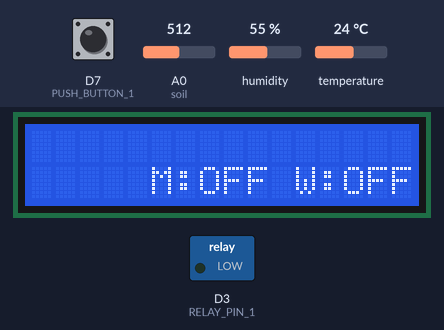
A sketch run on a simulated ESP8266 (NodeMCU). Parts: 16×2 character LCD, switched loads named in the sketch (green lamp = pin HIGH). The test bench sets the inputs (shaded band); at power-on: D7 (PUSH_BUTTON_1) HIGH, A0 (soil) = 512, temperature 24 °C, humidity 55 %. WiFi joins after 1.5 s; servers stay silent unless stated; what the sketch prints to the serial monitor is not drawn.

Above: at 6.1 s.
6.2 s: D7 (PUSH_BUTTON_1) pulled LOW for 1 s
At 8.0 s:
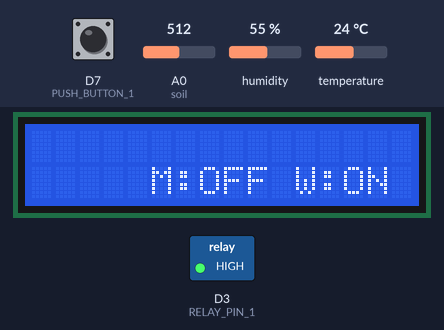
21.2 s: A0 (soil) set to 7
At 26.1 s:
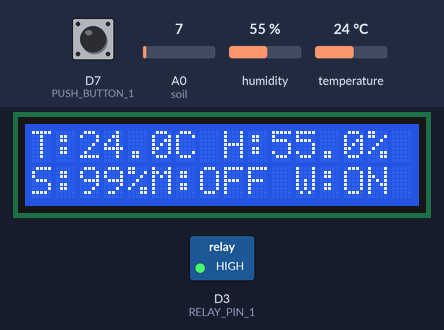
26.4 s: A0 (soil) set to 4
At 36.1 s:
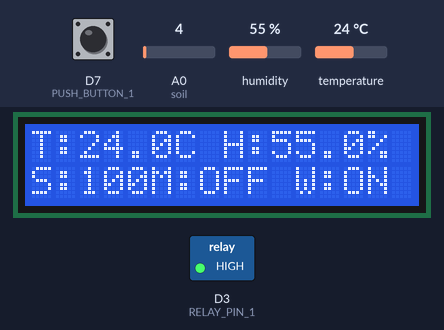
36.4 s: temperature set to 11 °C
At 50.3 s:
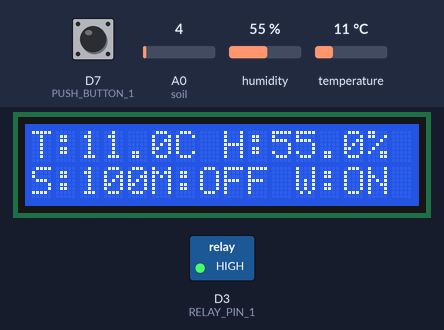
50.4 s: temperature set to 8 °C
51.9 s: D7 (PUSH_BUTTON_1) pulled LOW for 3.2 s
At 53.7 s:
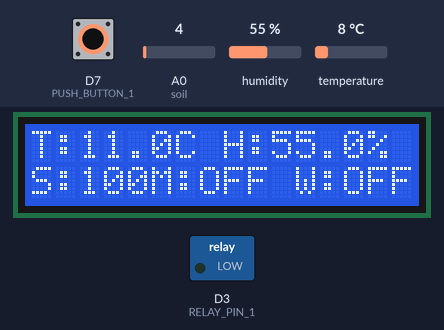
Timing chart, 0 to 55.2 s (numbered marks = the images above; inputs shaded):
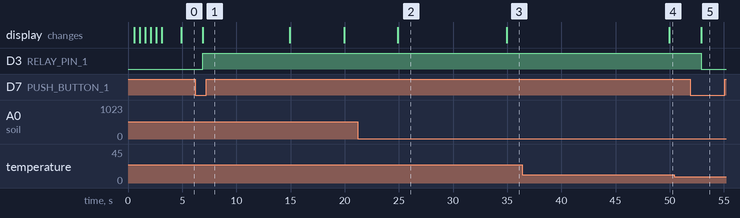

The sketch:

main.ino
```cpp
// Include the necessary libraries
#include <Wire.h>
#include <LiquidCrystal_PCF8574.h> // LCD library
#define BLYNK_TEMPLATE_ID "TMPL3ZcrN-kwX"
#define BLYNK_TEMPLATE_NAME "Smart Plant Monitoring"
#define BLYNK_AUTH_TOKEN "MvQZGZDUonHKRtxDh2utL4zBa9g6PdXl"
#define BLYNK_PRINT Serial
#include <ESP8266WiFi.h>
#include <BlynkSimpleEsp8266.h>
#include <DHT.h>

// LCD I2C address
LiquidCrystal_PCF8574 lcd(0x27);

char auth[] = "MvQZGZDUonHKRtxDh2utL4zBa9g6PdXl";
char ssid[] = "Smart Bin";
char pass[] = "7899262658";
DHT dht(D4, DHT11); // DHT sensor pin and type
BlynkTimer timer;

// Pin Definitions
#define soil A0        // Soil Moisture Sensor
#define PIR D5         // PIR Motion Sensor
#define RELAY_PIN_1 D3 // Relay
#define PUSH_BUTTON_1 D7 // Button

// Virtual Pins
#define VPIN_TEMP V10     // Virtual pin for temperature
#define VPIN_HUMIDITY V11 // Virtual pin for humidity
#define VPIN_SOIL V12     // Virtual pin for soil moisture
#define VPIN_PIR_LED V13  // Virtual pin for motion detection LED
#define VPIN_RELAY V14    // Virtual pin for relay control
#define VPIN_PIR_TOGGLE V15 // Virtual pin for PIR enable/disable

int PIR_ToggleValue = 0;
int relay1State = LOW;
int pushButton1State = HIGH;

// Previous values to detect significant changes
float prevTemp = -1.0;
float prevHumidity = -1.0;
int prevSoilMoisture = -1;
bool prevMotionState = false;

void setup() {
  Serial.begin(9600);

  // Initialize LCD
  lcd.begin(16, 2);
  lcd.setBacklight(255);
  lcd.setCursor(0, 0);
  lcd.print("  Initializing  ");
  Serial.println("Initializing System...");

  for (int a = 5; a <= 10; a++) {
    lcd.setCursor(a, 1);
    lcd.print(".");
    delay(500);
  }

  lcd.clear();
  lcd.setCursor(11, 1);
  lcd.print("W:OFF");
  Serial.println("Initialization Complete.");

  // Pin Modes
  pinMode(PIR, INPUT);
  pinMode(RELAY_PIN_1, OUTPUT);
  digitalWrite(RELAY_PIN_1, LOW);
  pinMode(PUSH_BUTTON_1, INPUT_PULLUP);

  // Blynk and sensor initialization
  Blynk.begin(auth, ssid, pass, "blynk.cloud", 80);
  dht.begin();

  // Timer functions (poll sensors less frequently to avoid exceeding limits)
  timer.setInterval(10000L, soilMoistureSensor); // Read soil moisture every 10 seconds
  timer.setInterval(15000L, DHT11sensor);        // Read temperature and humidity every 15 seconds
  timer.setInterval(2000L, checkPhysicalButton); // Check button state every 2 seconds
}

// DHT11 sensor readings
void DHT11sensor() {
  float h = dht.readHumidity();
  float t = dht.readTemperature();

  if (isnan(h) || isnan(t)) {
    Serial.println("Failed to read from DHT sensor!");
    return;
  }

  // Update only if values have changed significantly
  if (abs(t - prevTemp) >= 0.5 || abs(h - prevHumidity) >= 1) {
    prevTemp = t;
    prevHumidity = h;

    Blynk.virtualWrite(VPIN_TEMP, t);
    Blynk.virtualWrite(VPIN_HUMIDITY, h);
    Serial.print("Blynk Update: Temperature sent to V10: ");
    Serial.println(t);
    Serial.print("Blynk Update: Humidity sent to V11: ");
    Serial.println(h);

    lcd.setCursor(0, 0);
    lcd.print("T:");
    lcd.print(t, 1);
    lcd.print("C");

    lcd.setCursor(8, 0);
    lcd.print("H:");
    lcd.print(h, 1);
    lcd.print("%");
  }
}

// Soil moisture readings
void soilMoistureSensor() {
  int value = analogRead(soil);
  value = map(value, 0, 1024, 0, 100);
  value = (value - 100) * -1;

  if (value != prevSoilMoisture) {
    prevSoilMoisture = value;

    Blynk.virtualWrite(VPIN_SOIL, value);
    Serial.print("Blynk Update: Soil Moisture sent to V12: ");
    Serial.println(value);

    lcd.setCursor(0, 1);
    lcd.print("S:");
    lcd.print(value);
    lcd.print("%   ");
  }
}

// PIR motion detection
void PIRsensor() {
  bool motionDetected = digitalRead(PIR);
  WidgetLED LED(VPIN_PIR_LED);

  if (motionDetected != prevMotionState) {
    prevMotionState = motionDetected;

    if (motionDetected) {
      Blynk.logEvent("pirmotion", "WARNING! Motion Detected!");
      LED.on();
      Serial.println("Blynk Update: Motion detected, LED on V13 turned ON.");
    } else {
      LED.off();
      Serial.println("Blynk Update: No motion detected, LED on V13 turned OFF.");
    }
  }
}

// Relay control via physical button
void checkPhysicalButton() {
  if (digitalRead(PUSH_BUTTON_1) == LOW) {
    if (pushButton1State != LOW) {
      relay1State = !relay1State;
      digitalWrite(RELAY_PIN_1, relay1State);
      Blynk.virtualWrite(VPIN_RELAY, relay1State);
      Serial.print("Blynk Update: Relay state changed to ");
      Serial.println(relay1State == HIGH ? "ON" : "OFF");
    }
    pushButton1State = LOW;
  } else {
    pushButton1State = HIGH;
  }
}

// Blynk write handlers
BLYNK_WRITE(VPIN_RELAY) {
  relay1State = param.asInt();
  digitalWrite(RELAY_PIN_1, relay1State);
  Serial.print("Blynk Update: Relay control received, state set to ");
  Serial.println(relay1State == HIGH ? "ON" : "OFF");
}

BLYNK_WRITE(VPIN_PIR_TOGGLE) {
  PIR_ToggleValue = param.asInt();
  Serial.print("Blynk Update: PIR toggle state received, set to ");
  Serial.println(PIR_ToggleValue == 1 ? "ENABLED" : "DISABLED");
}

BLYNK_CONNECTED() {
  Blynk.syncVirtual(VPIN_RELAY);
  Blynk.syncVirtual(VPIN_PIR_TOGGLE);
  Serial.println("Blynk: Synced virtual pins.");
}

void loop() {
  // PIR motion toggle check
  if (PIR_ToggleValue == 1) {
    lcd.setCursor(5, 1);
    lcd.print("M:ON ");
    PIRsensor();
  } else {
    lcd.setCursor(5, 1);
    lcd.print("M:OFF");
    WidgetLED LED(VPIN_PIR_LED);
    LED.off();
  }

  // Relay state on LCD
  if (relay1State == HIGH) {
    lcd.setCursor(11, 1);
    lcd.print("W:ON ");
  } else {
    lcd.setCursor(11, 1);
    lcd.print("W:OFF");
  }

  Blynk.run();
  timer.run();
}
```

Measured:
- the behaviour switches between 6 and 5 on A0 (soil) (found by bisection; images 2 and 3)
- after the input at 6.2 s, D3 (RELAY_PIN_1): LOW → HIGH after 0.71 s; the display: changes after 0.72 s (image 1)
- after the input at 21.2 s, the display: first changes after 3.7 s (image 2 shows a later state)
- after the input at 26.4 s, the display: first changes after 8.5 s (image 3 shows a later state)
- after the input at 36.4 s, the display: changes after 13.6 s (image 4)
- after the input at 50.4 s, every drawn part: stays the same
- after the input at 51.9 s, D3 (RELAY_PIN_1): HIGH → LOW after 1.0 s; the display: changes after 1.0 s (image 5)
